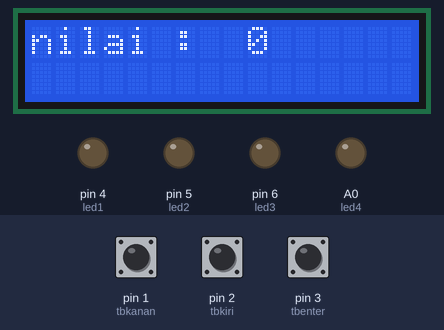
Bench run of a sketch on a simulated Arduino Uno, built with avr-gcc and run on an emulated ATmega328P. Shown: 16×2 character LCD, output pins drawn as LEDs (lit = HIGH). Inputs (shaded band) come from the test bench; at power-on: pin 1 (tbkanan) HIGH, pin 3 (tbenter) HIGH, pin 2 (tbkiri) HIGH.

Above: at 1.2 s.
1.3 s: pin 1 (tbkanan) pulled LOW for 1 s
At 2.7 s:
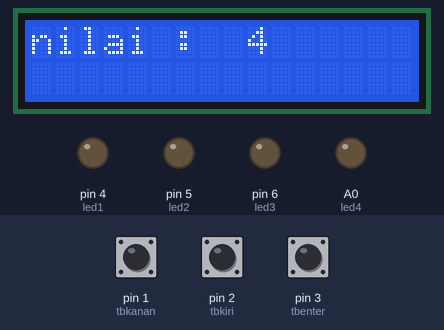
3.8 s: pin 3 (tbenter) pulled LOW for 0.15 s
At 5.2 s:
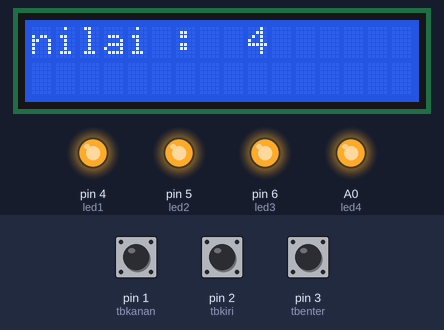
5.5 s: pin 2 (tbkiri) pulled LOW for 3.2 s
At 7.3 s:
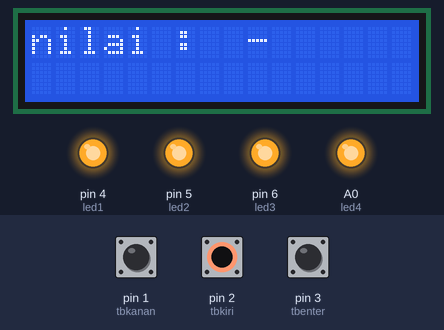
10.2 s: pin 1 (tbkanan) pulled LOW for 3.2 s
At 12.0 s:
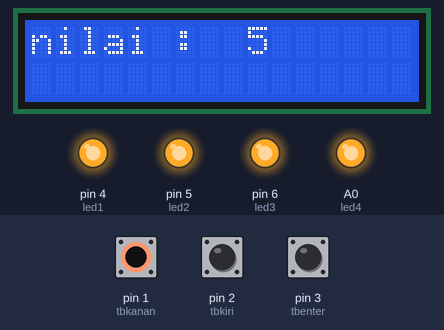
14.9 s: pin 2 (tbkiri) driven LOW and pin 3 (tbenter) driven LOW
At 17.4 s:
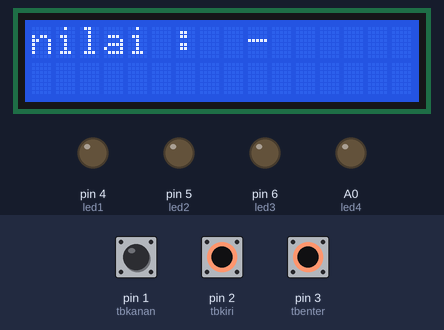
17.8 s: pin 1 (tbkanan) driven LOW and pin 2 (tbkiri) driven HIGH
At 18.51 s:
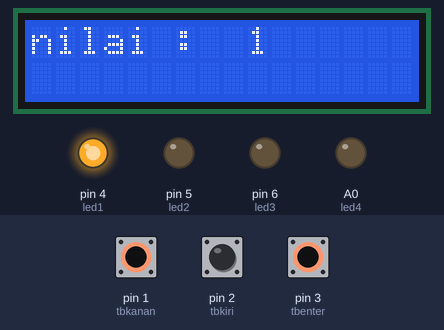
Timing chart, 0 to 21.0 s (numbered marks = the images above; inputs shaded):
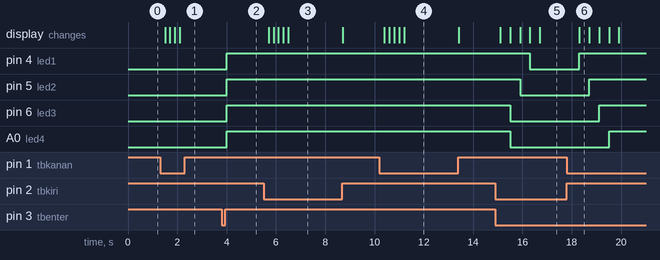

Measured:
- after the input at 1.3 s, the display: first changes after 0.20 s (image 1 shows a later state)
- after the input at 3.8 s, pin 4 (led1), pin 5 (led2), pin 6 (led3), A0 (led4): LOW → HIGH after 0.20 s
- after the input at 5.5 s, the display: first changes after 0.20 s (image 3 shows a later state)
- after the input at 10.2 s, the display: first changes after 0.20 s (image 4 shows a later state)
- after the input at 14.9 s, pin 4 (led1): HIGH → LOW after 1.4 s; pin 5 (led2): HIGH → LOW after 1.0 s; pin 6 (led3), A0 (led4): HIGH → LOW after 0.60 s; the display: first changes after 0.20 s (image 5 shows a later state)
- after the input at 17.8 s, pin 4 (led1): LOW → HIGH after 0.51 s; pin 5 (led2): LOW → HIGH after 0.91 s; pin 6 (led3): LOW → HIGH after 1.3 s; A0 (led4): LOW → HIGH after 1.7 s; the display: changes after 0.51 s (image 6)
- what the display in image 6 shows lasts 0.4 s, from 18.3 s to 18.7 s

The sketch:

lcdwith4lightand3buton_20260925144818.ino
```cpp
#include <LiquidCrystal.h>

int tbkanan=1;
int tbkiri=2;
int tbenter=3;

int tbrk;
int tbrki;
int tbre;

int led1=4;
int led2=5;
int led3=6;
int led4=A0;

int x = 0;
int y=0;
int z=0;

LiquidCrystal lcd(13, 12, 11, 10, 9, 8);
void setup() {
  // put your setup code here, to run once:
  pinMode(led1,OUTPUT);
    pinMode(led2,OUTPUT);
      pinMode(led3,OUTPUT);
        pinMode(led4,OUTPUT);

  pinMode(tbkanan,INPUT_PULLUP);
  pinMode(tbkiri,INPUT_PULLUP);
  pinMode(tbenter,INPUT_PULLUP);

  lcd.begin(16, 2);
  lcd.setCursor(0, 0);
  lcd.print("nilai : ");
}

void loop() {
  // put your main code here, to run repeatedly:
tbrk=digitalRead(tbkanan);
tbrki=digitalRead(tbkiri);
tbre=digitalRead(tbenter);


lcd.setCursor(9, 0);
lcd.print(x);
lcd.setCursor(10, 0);
lcd.print("     ");

if (x<0){
  x=0;
}

if (x>4){
  x=4;
}

 if(digitalRead(tbkanan)== 0){
  x = x + 1;
    delay(200);
 }

 if(digitalRead(tbkiri)== 0){
  x = x -1;
    delay(200);
 }

 if(tbre==0){
  y=1;
  z=x;
  delay(200);
 }


if(y == 1) {
if(z== 0) {
  digitalWrite(led1,0);
  digitalWrite(led2,0);
  digitalWrite(led3,0);
  digitalWrite(led4,0);
}
if(z== 1) {
  digitalWrite(led1,1);
  digitalWrite(led2,0);
  digitalWrite(led3,0);
  digitalWrite(led4,0);
}
if(z == 2){
  digitalWrite(led1,1);
  digitalWrite(led2,1);
  digitalWrite(led3,0);
  digitalWrite(led4,0);
}
if(z == 3){
  digitalWrite(led1,1);
  digitalWrite(led2,1);
  digitalWrite(led3,1);
  digitalWrite(led4,0);
}
if(z == 4){
  digitalWrite(led1,1);
  digitalWrite(led2,1);
  digitalWrite(led3,1);
  digitalWrite(led4,1);
}
}
}
```
